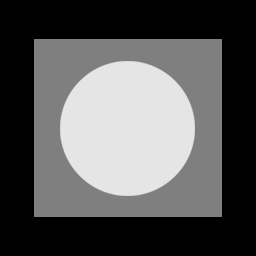
%> input picture 数字图像处理/homework/第六次实验/image/Fig0503 (original_pattern).tif, 256 x 256 px
$ octave exp2_1.m   (GNU Octave 9; MATLAB toolbox functions it lacks are replaced by stand-ins)
%> lines starting %> are read from the running program, lines starting %| are printed output that depends on the picture
### 数字图像处理/homework/第六次实验/code/atmoTurbulence.m
function [image_out, g, H] = atmoTurbulence(image_in, k)
% 模拟受大气湍流影响得到的图像
% 输入为初始灰度图像，大气湍流模型的系数k
% 输出为受到大气湍流影响的结果图像
% 该实现方法没有对原图像进行填充。

[m, n] = size(image_in);
fp = zeros(m, n);
% 中心化
for i = 1 : m
    for j = 1 : n
        fp(i, j) = double(image_in(i,j)) * (-1)^(i+j);
    end
end
% 傅里叶变换
F1 = fft2(fp);
% 变换中心
p = m / 2 + 1.0;
q = n / 2 + 1.0;
% 生成大气湍流模型函数
H = zeros(m, n);
for u = 1 : m
    for v = 1 : n
        temp1 = (u-p)^2+(v-q)^2;
        H(u,v) = exp((-k)*(temp1^(5/6)));
    end
end
% 滤波
G = H .* F1;
% 反傅里叶变换，并取实部
gp = real(ifft2(G));
% 反中心化

g = zeros(m, n);
for i = 1 : m
    for j = 1 : n
        g(i, j) = gp(i, j) * (-1)^(i+j);
    end
end
% 归一化输出图像到[0, 255],g取uint8的结果与课本一致
image_out = zeros(m, n, 'uint8');
mmax = max(g(:));
mmin = min(g(:));
range = mmax-mmin;
for i = 1 : m
    for j = 1 : n
        image_out(i,j) = uint8(255 * (g(i, j)-mmin) / range);
    end
end

end

### 数字图像处理/homework/第六次实验/code/dftuv.m
function [U,V]=dftuv(M,N)

% DFTUV Computes meshgrid frequency matrices.

% [U,V]=dftuv(M,N) computes meshgrid frequency matrices U and V.

% U and V are useful for computing frequency-domain filter

% functions.U and V are both M-by-N.

% %****from ggbondg****

% Set up range of variables.

u=0:M-1;

v=0:N-1;

%****from ggbondg****

% Compute the incides for use in meshgrid.

idx=find(u>M/2);

u(idx)=u(idx)-M;

idy=find(v>N/2);

v(idy)=v(idy)-N;

%****from ggbondg****

% Compute the meshgrid arrays.

[V,U]=meshgrid(v,u);

%****from ggbondg****

### 数字图像处理/homework/第六次实验/code/exp2_1.m
clear all;
clc;
%% 读入原始图片并加入大气湍流模型
image = imread('../image/Fig0503 (original_pattern).tif');
%> image is the input picture: size 256x256 uint8; min 0, max 229, mean 87.1
[m, n] = size(image);
%> m = 256; n = 256
k = 0.0025;
[img1, g, H] = atmoTurbulence(image, k);
%> after the loop in atmoTurbulence, `for i = 1 : m`:
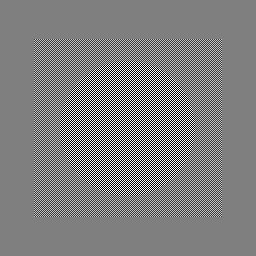
%> fp: size 256x256 double; min -229, max 229, mean 0; drawn with min black and max white
%> after the loop in atmoTurbulence, `for i = 1 : m`:
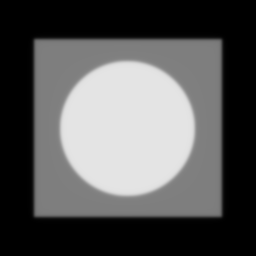
%> g: size 256x256 double; min 0.0502, max 228.9, mean 87.1
%> in atmoTurbulence, `mmax = max(g(:));`: mmax = 228.9
%> in atmoTurbulence, `mmin = min(g(:));`: mmin = 0.0502
%> in atmoTurbulence, `range = mmax-mmin;`: range = 228.9
%> after the loop in atmoTurbulence, `for i = 1 : m`:
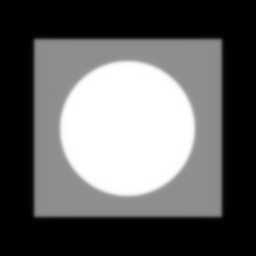
%> image_out: size 256x256 uint8; min 0, max 255, mean 97
% 大气湍流模型
figure;
subplot(1,2,1)
imshow(image)
title('大气湍流模型下的图像');
%% 添加入方差为0.08的高斯噪声后的图像
% 运动模糊图像，并且加上高斯噪声
% 添加高斯噪声
noise_var = 0.08;
img2 = imnoise(img1, 'gaussian', 0, noise_var);
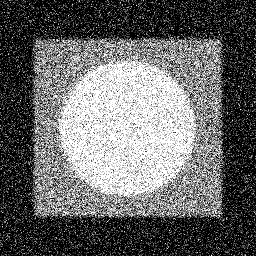
%> img2: size 256x256 uint8; min 0, max 255, mean 104
subplot(1,2,2)
imshow(img2);
title('add gaussian noise');
%% 对比加噪与不加噪经过全逆滤波后的结果。
% 为了接近真实情况，对归一化之后的加噪图像进行逆滤波
F1 = fftshift(fft2(img1));
F2 = fftshift(fft2(img2));
% 全逆滤波
G1 = F1 ./ H;
G2 = F2 ./ H;
g1 = real(ifft2(ifftshift(G1)));
g2 = real(ifft2(ifftshift(G2)));
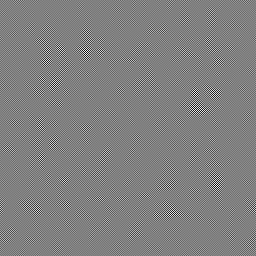
%> g2: size 256x256 double; min -19019618.6, max 18698045.8, mean 104; drawn with min black and max white
figure;
subplot(1, 2, 1);
imshow(g1);
title('无噪图像经过全逆滤波后的输出');
subplot(1, 2, 2);
imshow(g2);
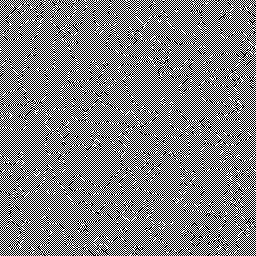
%> displayed picture: size 256x256, on the screen's scale of 0 to 255; 50% white in thin lines or dots
title('加噪图像经过全逆滤波后的输出');
%% 有噪情况下使用半径受限的逆滤波复原有噪退化图像
r = 33;
[U, V] = dftuv(m, n);
D = sqrt(U.^2+V.^2);
max_D = max(D);
D = D >= max_D-r;
H3 = H .* D;
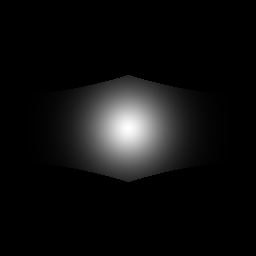
%> H3: size 256x256 double; min 0, max 1, mean 0.0617
G3 = F2 ./ H3;
g3 = real(ifft2(fftshift(G3)));
%> g3: size 256x256 double; every value is NaN or infinite
figure;
imshow(g3);
title('半径33的逆滤波复原输出');
